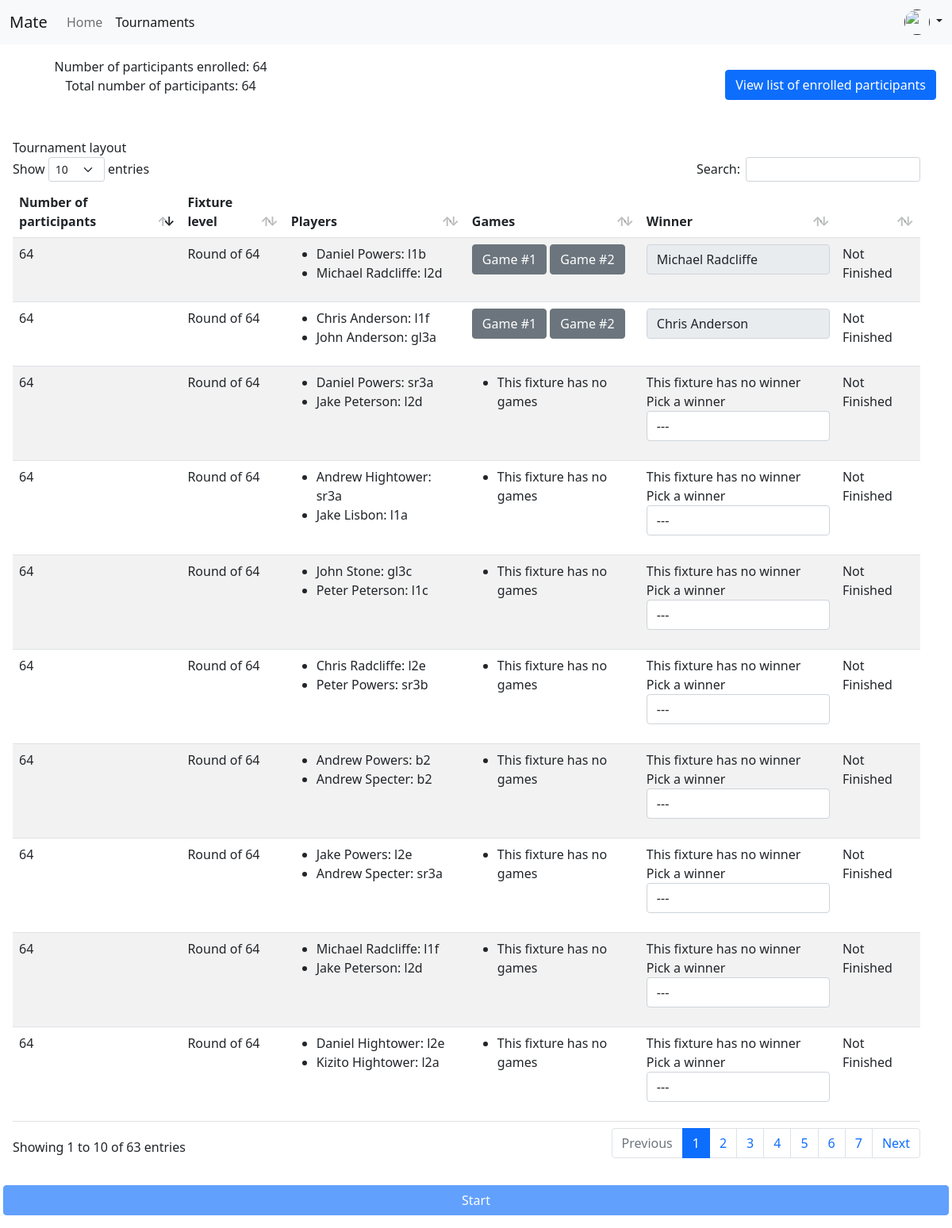
/tournaments/8/, run on an earlier commit of the app's database.
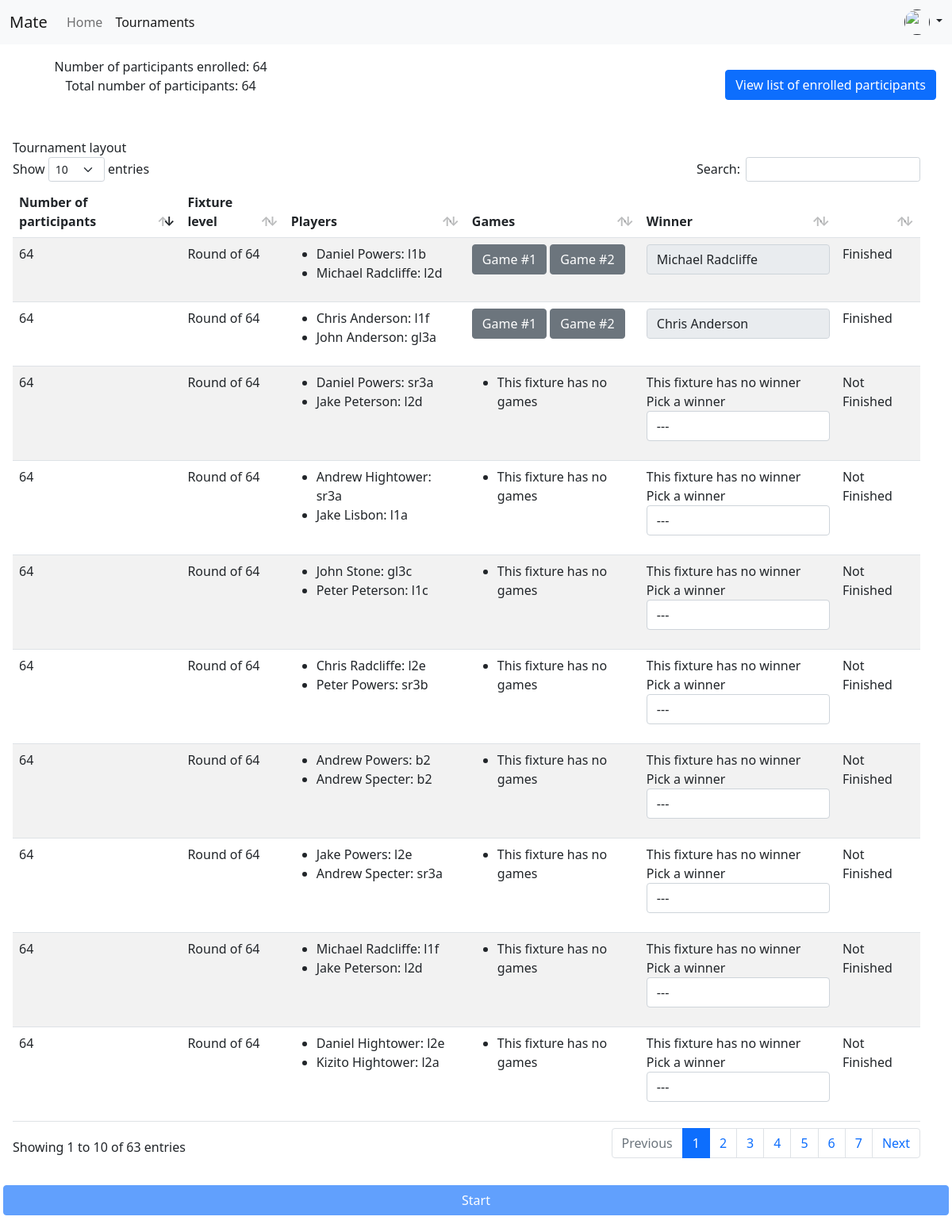
And on a later commit of the database.
### app/models.py (models this page shows, shortened)
class Tournament(models.Model):
    time_created = models.DateTimeField(auto_now_add=True)
    creator = models.ForeignKey(Player, on_delete=models.CASCADE)
    total_number_of_participants = models.IntegerField(default=16)
    completed = models.BooleanField(default=False)
    started = models.BooleanField(default=False)
    name = models.CharField(max_length=150)
    common_levels = {2: _("Finals"), 4: _("Semi-finals"), 8: _("Quarter finals")}
    number_of_points_for_draw = models.FloatField(default=0.5)
    number_of_points_for_win = models.FloatField(default=1)
    number_of_points_for_loss = models.FloatField(default=0)
    def clean(self) -> None:
        if self.total_number_of_participants <= 1:
            raise ValidationError( _("The total number of participants must be greater than 1") )
        if not is_power_of_2(self.total_number_of_participants):
            raise ValidationError( _("The total number of participants must be a power of 2 i.e 2, 4, 8, 16, 32, etc.") )
        if Tournament.objects.filter(name=self.name, completed=False).count() > 1:
            raise ValidationError( _("There is another active tournament with the same name") )
        if self.started and self.enrolled_participants() < self.total_number_of_participants:
            raise ValidationError( _("Tournament can only be started when %(number)d participants have been enrolled") % {'number': self.total_number_of_participants} )
        if self.completed and not self.started:
            raise ValidationError( _("A tournament cannot be completed when it has not yet started") )
        if self.number_of_points_for_draw == self.number_of_points_for_loss or self.number_of_points_for_win == self.number_of_points_for_draw or self.number_of_points_for_win == self.number_of_points_for_loss:
            raise ValidationError( _("The number of points for win, loss and draw must be different.") )
        return super().clean()
    @property
    def enrolled_participants(self):
        return self.tournamentplayer_set.filter(participating=True)
    def number_of_enrolled_participants(self):
        return self.enrolled_participants.count() if self.enrolled_participants else 0

class TournamentPlayer(models.Model):
    tournament = models.ForeignKey(Tournament, on_delete=models.CASCADE)
    player = models.ForeignKey(Player, on_delete=models.CASCADE)
    kicked_out = models.BooleanField(default=False)
    participating = models.BooleanField(default=False) # when a player is accepted to compete in a tournament this becomes True
    class Meta:
        unique_together = [ ["tournament", "player"] ]

class Fixture(models.Model):
    level = models.TextField()
    level_number = models.IntegerField(null=True)
    tournament = models.ForeignKey(Tournament, on_delete=models.CASCADE, null=True)
    root = models.ForeignKey('self', on_delete=models.PROTECT, null=True, related_name='children', blank=True)
    finished = models.BooleanField(default=False)
    class Meta:
        ordering = ['-level_number', 'tournament']
    @property
    def get_winner(self):
        query = self.playerfixture_set.filter(is_winner=True)
        if query.count() > 0:
            return query.first()
        points_annotation = self.playerfixture_set.annotate(points=Sum('playerfixturegame__score'))
        if len(points_annotation) == 2:
            if points_annotation[0].points == points_annotation[1].points:
                return None
            else:
                return points_annotation[0] if points_annotation[0].points > points_annotation[1].points else points_annotation[1]
        elif len(points_annotation) == 1:
            return points_annotation.first()
        return None

class PlayerFixture(models.Model):
    COLOR_CHOICES = (
        ("White", _("White")),
        ("Black", _("Black"))
    )
    player = models.ForeignKey(TournamentPlayer, on_delete=models.CASCADE)
    fixture = models.ForeignKey(Fixture, on_delete=models.CASCADE)
    is_winner = models.BooleanField(default=False)
    class Meta:
        unique_together = [ ["player", "fixture"] ]

class Player(models.Model):
    GENDER_CHOICES = (
        ("m", _("Male")),
        ("nb", _("Non binary")),
        ("rns", _("Rather not say"))
    )
    first_name = models.CharField(max_length=30, null=False)
    last_name = models.CharField(max_length=30, null=False)
    phone = models.CharField(max_length=20, unique=True)
    level = models.IntegerField(null=True, blank=True)
    classroom = models.CharField(max_length=5, null=True)
    user = models.OneToOneField(User, on_delete=models.CASCADE, null=True)
    gender = models.CharField(max_length=3, choices=GENDER_CHOICES)
    def __str__(self) -> str:
        return f"{self.first_name} {self.last_name}: {self.classroom}"
    @property
    def name(self) -> str:
        return f"{self.first_name} {self.last_name}"

class Game(models.Model):
    PERIOD_CHOICES = (
        ("break", _("Break")),
        ("after_school", _("After school"))
    )
    fixture = models.ForeignKey(Fixture, on_delete=models.CASCADE)
    classroom = models.CharField(max_length=5)
    time = models.DateTimeField(null=True)
    minutes_per_player = models.IntegerField()
    class Meta:
        unique_together = [ ["fixture", "time"] ] # games in the same fixture cannot be played at the same time
        ordering = [ "time" ]

### app/views.py (the view)
# urls.py: path('tournaments/<int:tournament_id>/', views.tournament_detail, name="tournament-detail"),
def tournament_detail(request, tournament_id):
    check_query = models.Tournament.objects.filter(id=tournament_id)
    if check_query.count() < 1:
        raise Http404
    return render(request, 'app/tournament_detail.html', context={"tournament": check_query.first(), 'game_form': GameForm})

### app/utilities.py (called while the page is built)
def is_power_of_2(number):
    if number == 1:
        return True
    if number % 2 == 1:
        return False
    return is_power_of_2(number / 2)

### app/templates/app/tournament_detail.html (shortened to what this page needs)
{% extends 'app/base.html' %}
{% load crispy_forms_tags i18n static %}
{% block tournaments_active %}
active
{% endblock %}
{% block styles %}
<link rel="stylesheet" href="{% static 'app/css/datatables.bootstrap5.min.css' %}">
<link rel="stylesheet" href="{% static 'app/simplepicker/dist/simplepicker.css' %}">
{% endblock %}
{% block content %}
<div class="row p-3">
    <div class="col-md-4 text-center">
        <span>{% trans "Number of participants enrolled: " %} {{ tournament.number_of_enrolled_participants }}</span>
        <br>
        <span>{% trans "Total number of participants: " %} {{ tournament.total_number_of_participants }}</span>
    </div>
    <div class="col-md-8 text-end p-3">
        <button class="btn btn-primary" data-bs-toggle="modal" data-bs-target="#participants_list">{% trans "View list of enrolled participants" %}</button>
    </div>
</div>
<div class="row p-3">
    <span>{% trans "Tournament layout" %}</span>
    <div class="row">
        <div class="col-md-12">
            <table class="table table-striped" id="fixtures-table">
                <thead>
                    <th>{% trans "Number of participants" %}</th>
                    <th>{% trans "Fixture level" %}</th>
                    <th>{% trans "Players" %}</th>
                    <th>{% trans "Games" %}</th>
                    <th>{% trans "Winner" %}</th>
                    <th></th>
                </thead>
                <tbody>
                    {% for fixture in tournament.fixture_set.all %}
                    <tr>
                        <td>
                            {{ fixture.level_number }}
                        </td>
                        <td>
                            {{ fixture.level }}
                        </td>
                        <td class="player-container">
                            <ul>
                                {% for fixture_player in fixture.playerfixture_set.all %}
                                <li>{{ fixture_player.player.player }}</li>
                                {% empty %}
                                <li>{% trans "This fixture has no players" %}</li>
                                {% endfor %}
                            </ul>
                        </td>
                        <td>
                            {% for game in fixture.game_set.all %}
                            <button class="btn btn-secondary display-game" onclick="showGameDetail( {{ game.id }} )" data-bs-target="#game_detail" data-bs-toggle="modal" data-game-id="{{ game.id }}" data-fixture-id="{{ fixture.id }}">
                            </button>
                            {% empty %}
                            <ul>
                                <li>{% trans "This fixture has no games" %}</li>
                            </ul>
                            {% endfor %}
                        </td>
                        <td>
                            {% if fixture.get_winner %}
                            <input type="text" value="{{ fixture.get_winner.player.player.name }}" readonly class="form-control">
                            {% else %}
                            {% trans "This fixture has no winner" %}
                            <div class="mb-3">
                                <label for="fixture_{{ fixture.id }}_winner">{% trans "Pick a winner" %}</label>
                                <select id="fixture_{{ fixture.id }}_winner" class="form-control">
                                    <option value="">---</option>
                                </select>
                            </div>
                            {% endif %}
                        </td>
                        <td>
                            {% if not fixture.finished and fixture.tournament.creator.id == request.session.player.id %}
                            <button class="btn btn-primary trigger-finish-fixture" data-bs-target="#finish-fixture" data-bs-toggle="modal" data-winner-selector="#fixture_{{ fixture.id }}_winner" data-fixture-id="{{ fixture.id }}">{% trans "Finish" %}</button>
                            {% elif fixture.finished %}
                            {% trans "Finished" %}
                            {% else %}
                            {% trans "Not Finished" %}
                            {% endif %}
                        </td>
                    </tr>
                    {% endfor %}
                </tbody>
            </table>
        </div>
    </div>
</div>
<div class="row p-3">
    <button class="btn btn-primary {% if not tournament.clean %}disabled{% endif %}">
        {% trans "Start" %}
    </button>
</div>
{% endblock %}

### app/templates/app/base.html (shortened to what this page needs)
{% load i18n static %}
<!DOCTYPE html>
<html lang="en">
<head>
    <link rel="stylesheet" href="{% static 'app/bootstrap/css/bootstrap.min.css' %}">
    <link rel="stylesheet" href="{% static 'app/css/styles.css' %}">
    {% get_current_language as LANGUAGE_CODE %}
    {% block styles %}
    {% endblock %}
</head>
<body>
    <nav class="navbar navbar-expand-lg navbar-light bg-light">
        <div class="container-fluid">
            <a class="navbar-brand" href="#">Mate</a>
            <div class="collapse navbar-collapse" id="navbarSupportedContent">
                <ul class="navbar-nav me-auto mb-2 mb-lg-0">
                    <li class="nav-item">
                        <a class="nav-link {% block home_active %}{% endblock %}" aria-current="page"
                            href="{% url 'app:home' %}">{% trans "Home" %}</a>
                    </li>
                    <li class="nav-item">
                        <a class="nav-link {% block tournaments_active %}{% endblock %}"
                            href="{% url 'app:tournaments' %}">{% trans "Tournaments" %}</a>
                    </li>
                </ul>
                <div class="d-flex">
                    <a href="" id="dropdownUser" data-bs-toggle="dropdown" aria-expanded="false"
                        class="d-block link-dark text-decoration-none dropdown-toggle">
                        <img src="{% static 'app/assets/img/rick-and-morty.jpg' %}" alt="" width="32" height="32"
                            class="rounded-circle">
                    </a>
                </div>
            </div>
        </div>
    </nav>
    {% block content %}
    {% endblock %}
</body>
</html>

What changed in the data, as far as the page shows it:
changed Fixture "Michael Radcliffe": trans "Not Finished" → "Finished"
changed Fixture "Chris Anderson": trans "Not Finished" → "Finished"
